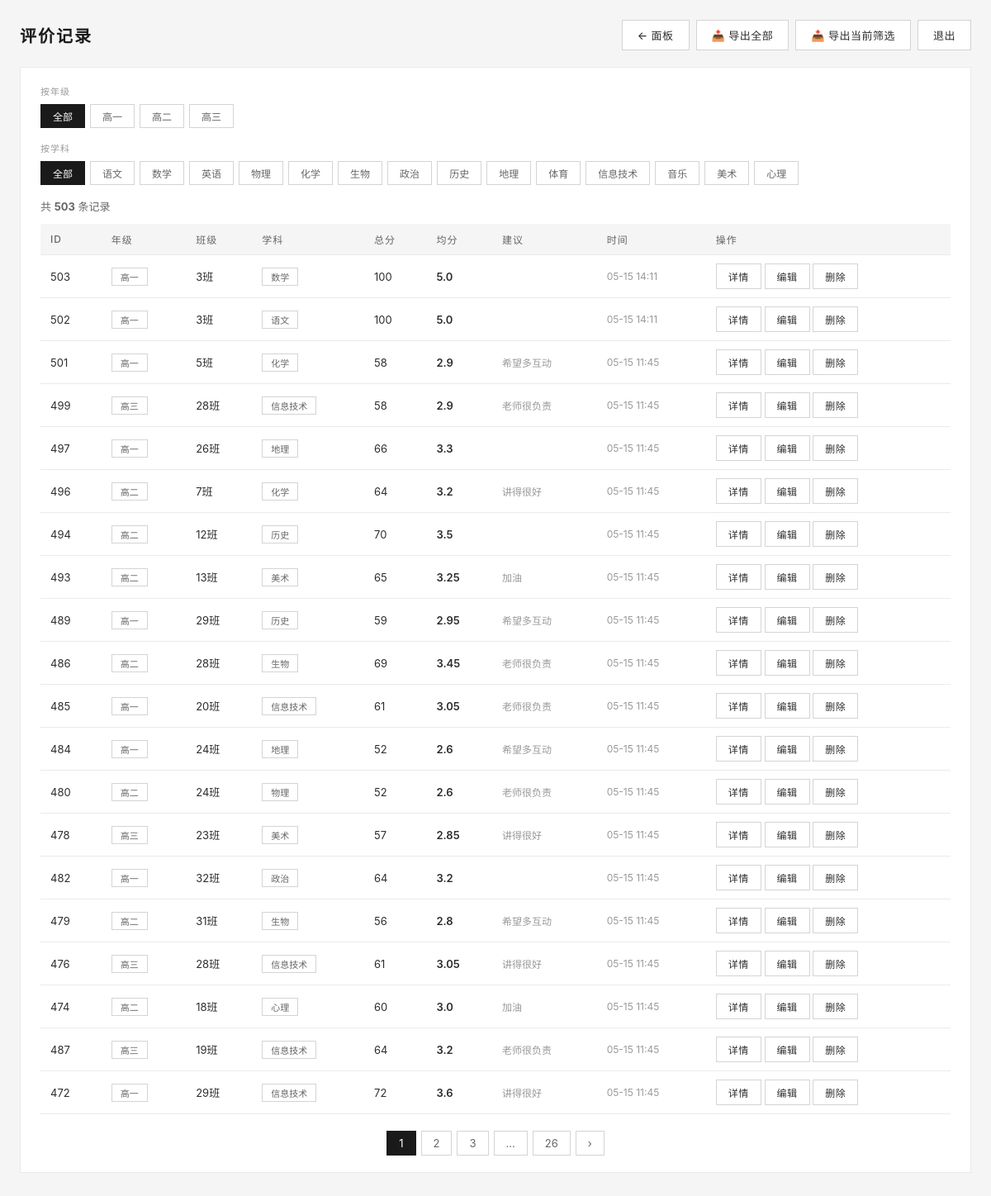
Page /admin/results (signed in) on the committed database.
### models.py (models this page shows, shortened)
class ClassConfig(db.Model):
    __tablename__ = 'class_config'
    id = db.Column(db.Integer, primary_key=True)
    grade = db.Column(db.String(10), unique=True, nullable=False)
    class_count = db.Column(db.Integer, nullable=False, default=0)
    updated_at = db.Column(db.DateTime, default=datetime.now, onupdate=datetime.now)

class Evaluation(db.Model):
    __tablename__ = 'evaluation'
    id = db.Column(db.Integer, primary_key=True)
    grade = db.Column(db.String(10), nullable=False)
    class_name = db.Column(db.String(10), nullable=False)
    teacher_subject = db.Column(db.String(20), nullable=False)
    q1 = db.Column(db.String(1), nullable=False)
    q2 = db.Column(db.String(1), nullable=False)
    q3 = db.Column(db.String(1), nullable=False)
    q4 = db.Column(db.String(1), nullable=False)
    q5 = db.Column(db.String(1), nullable=False)
    q6 = db.Column(db.String(1), nullable=False)
    q7 = db.Column(db.String(1), nullable=False)
    q8 = db.Column(db.String(1), nullable=False)
    q9 = db.Column(db.String(1), nullable=False)
    q10 = db.Column(db.String(1), nullable=False)
    q11 = db.Column(db.String(1), nullable=False)
    q12 = db.Column(db.String(1), nullable=False)
    q13 = db.Column(db.String(1), nullable=False)
    q14 = db.Column(db.String(1), nullable=False)
    q15 = db.Column(db.String(1), nullable=False)
    q16 = db.Column(db.String(1), nullable=False)
    q17 = db.Column(db.String(1), nullable=False)
    q18 = db.Column(db.String(1), nullable=False)
    q19 = db.Column(db.String(1), nullable=False)
    q20 = db.Column(db.String(1), nullable=False)
    device_uuid = db.Column(db.String(36), nullable=True, index=True)
    suggestions = db.Column(db.Text, default='')
    created_at = db.Column(db.DateTime, default=datetime.now)
    updated_at = db.Column(db.DateTime, default=datetime.now, onupdate=datetime.now)
    ip_address = db.Column(db.String(50), default='')
    def score_of(self, q):
        score_map = {'A': 5, 'B': 4, 'C': 3, 'D': 2, 'E': 1}
        val = getattr(self, q, 'C')
        return score_map.get(val, 3)
    @property
    def total_score(self):
        return sum(self.score_of(f'q{i}') for i in range(1, 21))
    @property
    def average_score(self):
        return round(self.total_score / 20, 2)

### app.py (the view)
@app.route('/admin/results')
@login_required
def admin_results():
    page = request.args.get('page', 1, type=int)
    grade_filter = request.args.get('grade', '')
    class_filter = request.args.get('cls', '')
    subject_filter = request.args.get('subject', '')
    query = Evaluation.query
    if grade_filter: query = query.filter(Evaluation.grade == grade_filter)
    if class_filter: query = query.filter(Evaluation.class_name == class_filter)
    if subject_filter: query = query.filter(Evaluation.teacher_subject == subject_filter)
    query = query.order_by(Evaluation.created_at.desc())
    pagination = query.paginate(page=page, per_page=20, error_out=False)
    all_grades = [c.grade for c in ClassConfig.query.order_by(ClassConfig.id).all()]
    return render_template('admin/results.html', evaluations=pagination.items,
                           pagination=pagination, grade_filter=grade_filter,
                           class_filter=class_filter, subject_filter=subject_filter,
                           all_grades=all_grades)

### app.py (called while the page is built)
@login_manager.user_loader
def load_user(user_id):
    return Admin.query.get(int(user_id))

### templates/admin/results.html (shortened to what this page needs)
<!DOCTYPE html>
<html lang="zh-CN">
<head>
</head>
<body>
<div class="container">
  <div class="top-bar">
    <h2>评价记录</h2>
    <div class="top-actions">
      <a href="{{ url_for('admin_dashboard') }}" class="btn">← 面板</a>
      <a href="{{ url_for('admin_export') }}" class="btn" onclick="showExportOverlay()">📥 导出全部</a>
      <a href="{{ url_for('admin_export_filtered', grade=grade_filter, cls=class_filter, subject=subject_filter) }}" class="btn" onclick="showExportOverlay()">📥 导出当前筛选</a>
      <a href="{{ url_for('admin_logout') }}" class="btn">退出</a>
    </div>
  </div>
  <div class="card"><div class="card-body">
    <div class="filter-section">
      <div class="filter-label">按年级</div>
      <div class="chips">
        <a href="{{ url_for('admin_results', cls=class_filter, subject=subject_filter) }}" class="chip {% if not grade_filter %}active{% endif %}">全部</a>
        {% for g in all_grades %}
        <a href="{{ url_for('admin_results', grade=g, cls=class_filter, subject=subject_filter) }}" class="chip {% if grade_filter == g %}active{% endif %}">{{ g }}</a>
        {% endfor %}
      </div>
    </div>
    <div class="filter-section">
      <div class="filter-label">按学科</div>
      <div class="chips">
        <a href="{{ url_for('admin_results', grade=grade_filter, cls=class_filter) }}" class="chip {% if not subject_filter %}active{% endif %}">全部</a>
        {% set subjects_list = ['语文','数学','英语','物理','化学','生物','政治','历史','地理','体育','信息技术','音乐','美术','心理'] %}
        {% for s in subjects_list %}
        <a href="{{ url_for('admin_results', grade=grade_filter, cls=class_filter, subject=s) }}" class="chip {% if subject_filter == s %}active{% endif %}">{{ s }}</a>
        {% endfor %}
      </div>
    </div>
    <div style="display:flex;justify-content:space-between;align-items:center;margin-bottom:12px;flex-wrap:wrap;gap:8px;">
      <span style="font-size:13px;color:var(--gray-700);">共 <strong>{{ pagination.total }}</strong> 条记录</span>
    </div>
    {% if evaluations %}
    <div class="table-wrap">
      <table>
        <thead><tr><th>ID</th><th>年级</th><th>班级</th><th>学科</th><th>总分</th><th>均分</th><th>建议</th><th>时间</th><th>操作</th></tr></thead>
        <tbody>
          {% for ev in evaluations %}
          <tr>
            <td>{{ ev.id }}</td>
            <td><a href="{{ url_for('admin_results', grade=ev.grade, cls=class_filter, subject=subject_filter) }}" class="badge">{{ ev.grade }}</a></td>
            <td>{{ ev.class_name }}班</td>
            <td><a href="{{ url_for('admin_results', grade=grade_filter, cls=class_filter, subject=ev.teacher_subject) }}" class="badge">{{ ev.teacher_subject }}</a></td>
            <td>{{ ev.total_score }}</td>
            <td style="font-weight:600;">{{ ev.average_score }}</td>
            <td style="max-width:160px;overflow:hidden;text-overflow:ellipsis;white-space:nowrap;color:var(--gray-500);font-size:12px;">{{ ev.suggestions[:20] }}{% if ev.suggestions|length > 20 %}…{% endif %}</td>
            <td style="color:var(--gray-500);font-size:12px;white-space:nowrap;">{{ ev.created_at.strftime('%m-%d %H:%M') }}</td>
            <td class="table-actions" style="white-space:nowrap;">
              <a href="{{ url_for('admin_result_detail', id=ev.id) }}" class="btn btn-sm">详情</a>
              <a href="{{ url_for('admin_edit_evaluation', id=ev.id) }}" class="btn btn-sm">编辑</a>
              <form method="post" action="{{ url_for('admin_delete', id=ev.id) }}" class="inline-form" onsubmit="return confirm('确定删除吗？')">
                <button type="submit" class="btn btn-sm">删除</button>
              </form>
            </td>
          </tr>
          {% endfor %}
        </tbody>
      </table>
    </div>
    <div class="pagination">
      {% for p in pagination.iter_pages(left_edge=1, right_edge=1, left_current=2, right_current=2) %}
        {% if p %}<a href="{{ url_for('admin_results', page=p, grade=grade_filter, subject=subject_filter) }}" {% if p == pagination.page %}class="current"{% endif %}>{{ p }}</a>{% else %}<span>…</span>{% endif %}
      {% endfor %}
      {% if pagination.has_next %}<a href="{{ url_for('admin_results', page=pagination.next_num, grade=grade_filter, subject=subject_filter) }}">›</a>{% endif %}
    </div>
    {% else %}<div class="empty-state">暂无评价记录</div>{% endif %}
  </div></div>
  <div class="footer">&nbsp;</div>
</div>
</body>
</html>

### templates/admin/results.html (style rules this page uses)
:root { --black: #1a1a1a; --dark: #2d2d2d; --gray-700: #666; --gray-500: #999; --gray-300: #ccc; --gray-100: #e8e8e8; --gray-50: #f5f5f5; --white: #fff; --border: #d4d4d4; --border-light: #eaeaea; --font: -apple-system, BlinkMacSystemFont, 'PingFang SC', 'Noto Sans SC', 'Microsoft YaHei', sans-serif; }
* { margin:0; padding:0; box-sizing:border-box; }
body { font-family: var(--font); background: var(--gray-50); padding: 24px; color: var(--dark); }
.container { max-width: 1200px; margin: 0 auto; }
.top-bar { display: flex; justify-content: space-between; align-items: center; margin-bottom: 20px; flex-wrap: wrap; gap: 12px; }
.top-bar h2 { font-size: 20px; font-weight: 600; color: var(--black); letter-spacing: 2px; }
.top-actions { display: flex; gap: 8px; flex-wrap: wrap; }
.btn { display: inline-flex; align-items: center; gap: 4px; padding: 8px 18px; border: 1px solid var(--border); font-size: 13px; font-weight: 500; font-family: inherit; cursor: pointer; text-decoration: none; transition: all 0.2s; background: var(--white); color: var(--dark); letter-spacing: 0.5px; }
.btn-sm { padding: 6px 14px; font-size: 12px; }
.card { background: var(--white); border: 1px solid var(--border-light); margin-bottom: 20px; }
.card-body { padding: 20px 24px; }
.filter-section { margin-bottom: 16px; }
.filter-label { font-size: 11px; color: var(--gray-500); text-transform: uppercase; letter-spacing: 1px; margin-bottom: 8px; }
.chips { display: flex; gap: 6px; flex-wrap: wrap; }
.chip { display: inline-flex; align-items: center; gap: 4px; padding: 5px 14px; border: 1px solid var(--border); font-size: 12px; cursor: pointer; text-decoration: none; color: var(--gray-700); background: var(--white); transition: all 0.2s; }
.chip.active { background: var(--black); color: var(--white); border-color: var(--black); }
.table-wrap { overflow-x: auto; }
table { width: 100%; border-collapse: collapse; font-size: 13px; }
table th { text-align: left; padding: 10px 12px; background: var(--gray-50); color: var(--gray-700); font-weight: 500; border-bottom: 1px solid var(--border-light); font-size: 12px; text-transform: uppercase; letter-spacing: 1px; }
table td { padding: 10px 12px; border-bottom: 1px solid var(--border-light); }
.badge { display: inline-block; padding: 2px 10px; font-size: 11px; border: 1px solid var(--border); color: var(--gray-700); cursor: pointer; transition: all 0.2s; text-decoration: none; }
.inline-form { display: inline; }
.pagination { display: flex; gap: 6px; justify-content: center; margin-top: 20px; align-items: center; }
.pagination a, .pagination span { padding: 6px 14px; border: 1px solid var(--border); text-decoration: none; font-size: 13px; transition: all 0.2s; color: var(--gray-700); background: var(--white); }
.pagination .current { background: var(--black); color: var(--white); border-color: var(--black); }
.footer { text-align: center; padding: 20px; color: var(--gray-500); font-size: 12px; }

### rows in the picture
ClassConfig: grade "高一"
ClassConfig: grade "高二"
ClassConfig: grade "高三"
Evaluation: id "503", grade "高一", class_name "3", teacher_subject "数学", total_score "100", average_score "5.0", created_at "05-15 14:11"
Evaluation: id "502", grade "高一", class_name "3", teacher_subject "语文", total_score "100", average_score "5.0", created_at "05-15 14:11"
Evaluation: id "501", grade "高一", class_name "5", teacher_subject "化学", total_score "58", average_score "2.9", suggestions "希望多互动", created_at "05-15 11:45"
Evaluation: id "499", grade "高三", class_name "28", teacher_subject "信息技术", total_score "58", average_score "2.9", suggestions "老师很负责", created_at "05-15 11:45"
Evaluation: id "497", grade "高一", class_name "26", teacher_subject "地理", total_score "66", average_score "3.3", created_at "05-15 11:45"
Evaluation: id "496", grade "高二", class_name "7", teacher_subject "化学", total_score "64", average_score "3.2", suggestions "讲得很好", created_at "05-15 11:45"
Evaluation: id "494", grade "高二", class_name "12", teacher_subject "历史", total_score "70", average_score "3.5", created_at "05-15 11:45"
Evaluation: id "493", grade "高二", class_name "13", teacher_subject "美术", total_score "65", average_score "3.25", suggestions "加油", created_at "05-15 11:45"
Evaluation: id "489", grade "高一", class_name "29", teacher_subject "历史", total_score "59", average_score "2.95", suggestions "希望多互动", created_at "05-15 11:45"
Evaluation: id "486", grade "高二", class_name "28", teacher_subject "生物", total_score "69", average_score "3.45", suggestions "老师很负责", created_at "05-15 11:45"
Evaluation: id "485", grade "高一", class_name "20", teacher_subject "信息技术", total_score "61", average_score "3.05", suggestions "老师很负责", created_at "05-15 11:45"
Evaluation: id "484", grade "高一", class_name "24", teacher_subject "地理", total_score "52", average_score "2.6", suggestions "希望多互动", created_at "05-15 11:45"
Evaluation: id "480", grade "高二", class_name "24", teacher_subject "物理", total_score "52", average_score "2.6", suggestions "老师很负责", created_at "05-15 11:45"
Evaluation: id "478", grade "高三", class_name "23", teacher_subject "美术", total_score "57", average_score "2.85", suggestions "讲得很好", created_at "05-15 11:45"
Evaluation: id "482", grade "高一", class_name "32", teacher_subject "政治", total_score "64", average_score "3.2", created_at "05-15 11:45"
Evaluation: id "479", grade "高二", class_name "31", teacher_subject "生物", total_score "56", average_score "2.8", suggestions "希望多互动", created_at "05-15 11:45"
Evaluation: id "476", grade "高三", class_name "28", teacher_subject "信息技术", total_score "61", average_score "3.05", suggestions "讲得很好", created_at "05-15 11:45"
Evaluation: id "474", grade "高二", class_name "18", teacher_subject "心理", total_score "60", average_score "3.0", suggestions "加油", created_at "05-15 11:45"
Evaluation: id "487", grade "高三", class_name "19", teacher_subject "信息技术", total_score "64", average_score "3.2", suggestions "老师很负责", created_at "05-15 11:45"
Evaluation: id "472", grade "高一", class_name "29", teacher_subject "信息技术", total_score "72", average_score "3.6", suggestions "讲得很好", created_at "05-15 11:45"

### other values in the picture
{{ s }} "语文" "数学" "英语" "物理" "化学" "生物" "政治" "历史" "地理" "体育" "信息技术" "音乐" "美术" "心理"
{{ pagination.total }} "503"
{{ p }} "1" "2" "3" "26"
